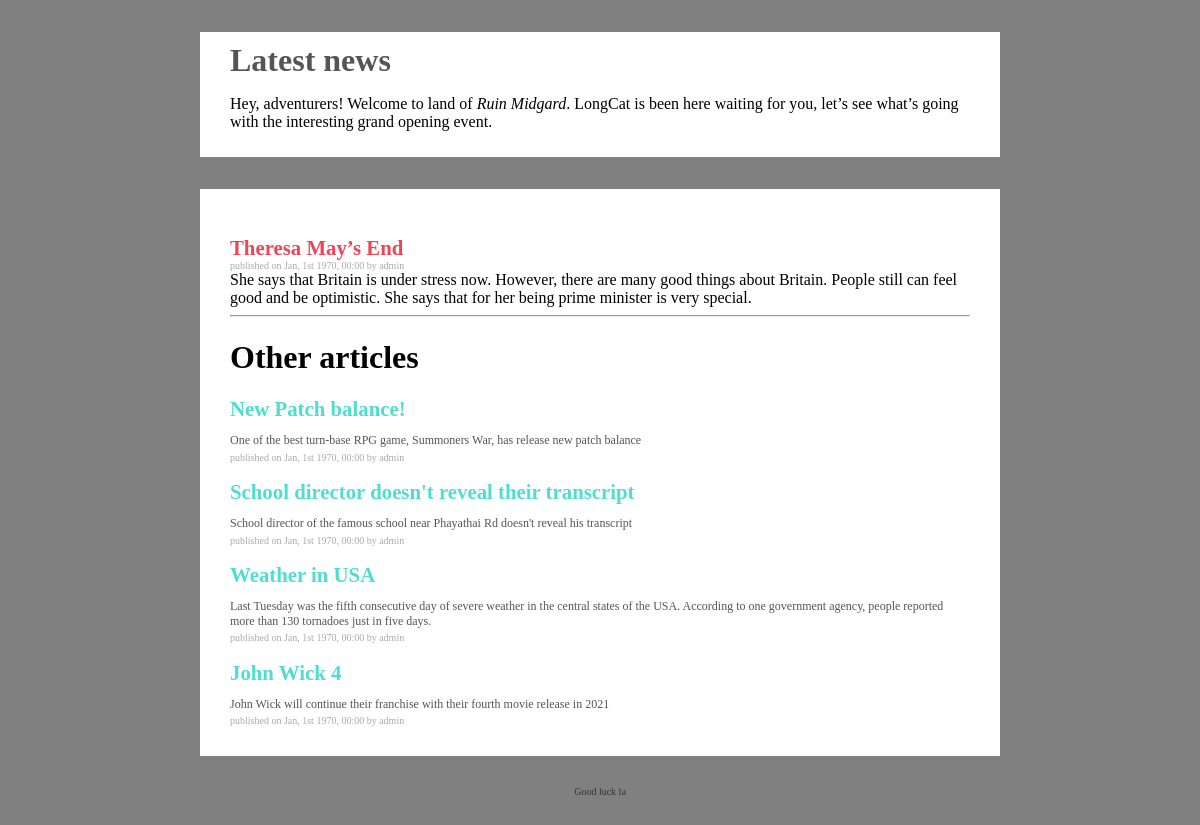
Page /Hacker/read-news.php?newsid=3 on the committed database.
### tables this page shows
CREATE TABLE `info_news` (
  `news_id` int(11) NOT NULL,
  `news_title` varchar(255) NOT NULL,
  `news_short_description` text NOT NULL,
  `news_full_content` text NOT NULL,
  `news_author` varchar(120) NOT NULL,
  `news_published_on` int(46) NOT NULL
);

### Hacker/includes/functions.php (called while the page is built, shortened)
<?php
    function getAnArticle( $id_article, $conn )
    {
        $request =  $conn->prepare(" SELECT news_id,  news_title, news_full_content, news_author, news_published_on FROM info_news  WHERE news_id = ".$id_article." ");
        return $request->execute() ? $request->fetchAll() : false;
    }
    function getOtherArticles( $differ_id, $conn )
    {
        $request =  $conn->prepare(" SELECT news_id,  news_title, news_short_description, news_full_content, news_author, news_published_on FROM info_news  WHERE news_id != ? ");
        return $request->execute(array($differ_id)) ? $request->fetchAll() : false;
    }

### Hacker/read-news.php (the view, shortened to what this page needs)
<?php require __DIR__.'/includes/functions.php' ?>
<html>
<head>
    <link rel="stylesheet" type="text/css" href="design/style.css">
</head>
<body>
    <div class="container">
        <div class="welcome">
            <h1>Latest news</h1>
            <p>Hey, adventurers! Welcome to land of <em>Ruin Midgard</em>. LongCat is been here waiting for you, let’s see what’s going with the interesting grand opening event.</p>
        </div>
        <div class="news-box">
            <div class="news">
                <?php
                    $dbh = connect_to_db();
                    $id_article = $_GET['newsid'];
                    if ( !empty($id_article) && $id_article > 0) {
                        $article = getAnArticle( $id_article, $dbh );
                        $article = $article[0];
                    }else{
                        $article = false;
                        echo "<strong>Wrong article!</strong>";
                    }
                    $other_articles = getOtherArticles( $id_article, $dbh );
                ?>
                <?php if ( $article && !empty($article) ) :?>
                <h2><?= stripslashes($article->news_title) ?></h2>
                <span>published on <?= date("M, jS  Y, H:i", $article->news_published_on) ?> by <?= stripslashes($article->news_author) ?></span>
                <div>
                    <?= stripslashes($article->news_full_content) ?>
                </div>
            <?php else:?>
                <?php endif?>
            </div>
            <hr>
            <h1>Other articles</h1>
            <div class="similar-posts">
                <?php if ( $other_articles && !empty($other_articles) ) :?>
                <?php foreach ($other_articles as $key => $article) :?>
                <h2><a href="read-news.php?newsid=<?= $article->news_id ?>"><?= stripslashes($article->news_title) ?></a></h2>
                <p><?= stripslashes($article->news_short_description) ?></p>
                <span>published on <?= date("M, jS  Y, H:i", $article->news_published_on) ?> by <?= stripslashes($article->news_author) ?></span>
                <?php endforeach?>
                <?php endif?>
            </div>
        </div>
        <div class="footer">
			Good luck la
        </div>
    </div>
</body>
</html>

### Hacker/design/style.css (style rules this page uses)
html, body { font-family: verdana; font-size: 16px; font-size: 100%; font-size: 1em; height: 100%; width: 100%; margin: 0; padding: 0; background-color: gray; }
* { box-sizing: border-box; }
a { text-decoration: none; color: #4DDED0; }
.welcome { width: 800px; margin: 2em auto; padding: 10px 30px; background-color: #ffffff; }
.welcome h1 { margin: 0; color: #555; }
.news-box { width: 800px; margin: 0.5em auto; padding: 30px; background-color: #ffffff; }
.news-box h2 { font-size: 1.3em; padding: 0; margin-bottom: 0; color: #e45; }
.news-box p { font-size: 12px; padding: 0; margin-bottom: 0.3em; color: #555; }
.news-box span { font-size: 10px; color: #aaa; }
.footer { font-size: 10px; color: #333; text-align: center; width: 800px; margin: 2em auto; padding: 10px 30px; }

### rows in the picture
info_news: news_title "Theresa May’s End", news_published_on "Jan, 1st 1970, 00:00", news_author "admin", news_full_content "She says that Britain is under stress now. However, there are many good things about Britain. People still can feel good and be optimistic. She says that for her being prime minister is very special."
info_news: news_title "New Patch balance!", news_short_description "One of the best turn-base RPG game, Summoners War, has release new patch balance", news_published_on "Jan, 1st 1970, 00:00", news_author "admin"
info_news: news_title "School director doesn't reveal their transcript", news_short_description "School director of the famous school near Phayathai Rd doesn't reveal his transcript", news_published_on "Jan, 1st 1970, 00:00", news_author "admin"
info_news: news_title "Weather in USA", news_short_description "Last Tuesday was the fifth consecutive day of severe weather in the central states of the USA. According to one government agency, people reported more than 130 tornadoes just in five days.", news_published_on "Jan, 1st 1970, 00:00", news_author "admin"
info_news: news_title "John Wick 4", news_short_description "John Wick will continue their franchise with their fourth movie release in 2021", news_published_on "Jan, 1st 1970, 00:00", news_author "admin"
